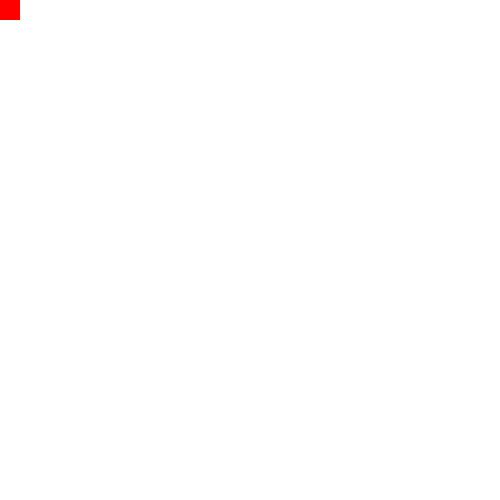
Frame 1 (no input)
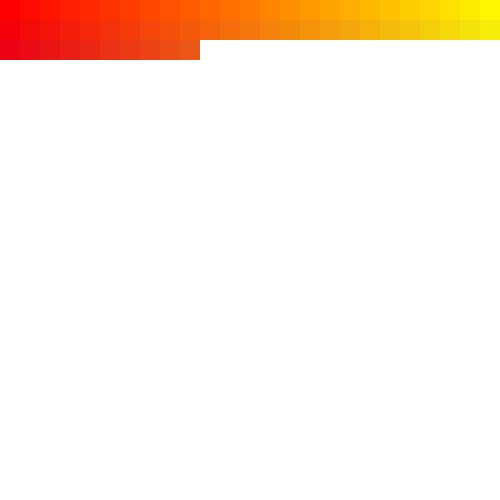
Frame 60 (the mouse pressed at the canvas centre just before this capture)
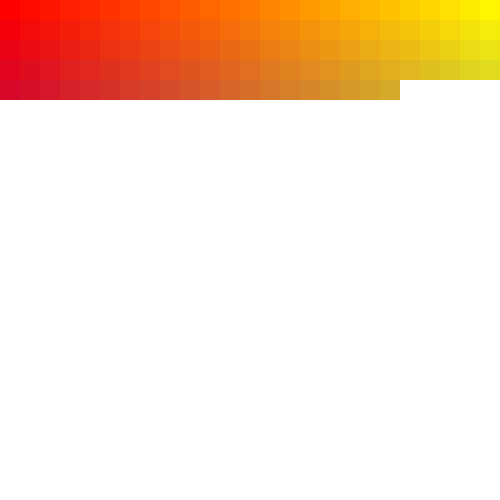
Frame 120 (the mouse held since frame 60 and released just before this capture)

The Processing sketch that drew these frames (run headless with seeded random() and noise(); from frame 60 on, the mouse is pressed at the canvas centre):

// Processing sketch: Conditionals_Rect_02_lerpcolor
// ── Conditionals_Rect_02_lerpcolor.pde
int posx=0;
int posy=0;
int rectsize=20;

// zweite stufe
int offset=0;

color colorX1=color(255,0,0);
color colorX2=color(255,255,0);
color colorY1=color(0,0,255);
color colorY2=color(0,255,255);

void setup() {
  size(500, 500);
  background(255);
  colorMode(RGB, 500);
   noStroke();
}

void draw() {
  color interX = lerpColor(colorX1, colorX2, map(posx,0,width,0,1));
  color interY = lerpColor(colorY1, colorY2, map(posy,0,height,0,1));
  
  color mix= lerpColor(interX, interY,map(posy,0,height,0,1));

  fill(mix);
  rect(posx, posy, rectsize, rectsize);
  posx+=rectsize;
  if (posx>=width) {
    posx=offset;
    posy+=rectsize;
  }

 if (posy>height) {
   posy=0;
    offset-=10;
    posx=offset;
  }
}
